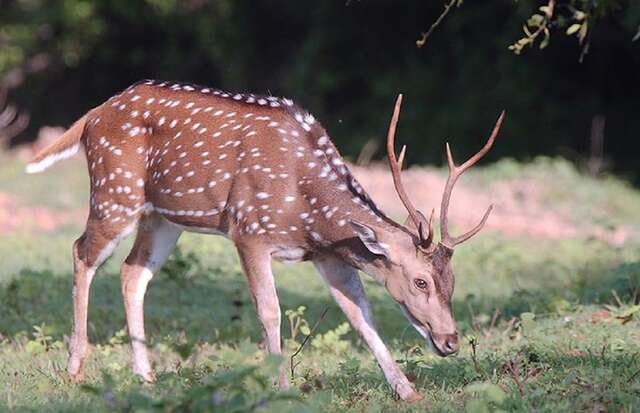
#> input picture imagens/cervo.jpg, 640 x 413 px
$ jupyter execute 013.Feature_Extractor.ipynb   (shell and % lines are left out)
#> lines starting #> are read from the running program, lines starting #| are printed output that depends on the picture
---

# <center>Extratores de Características (SIFT, SURF, HOG)</center>

---

## ⚙️ 1. CONFIGURAÇÕES DE AMBIENTE

### 1.1 Instalação de Pacotes

[cell 1]
# watermark: Exibe informações como versões de pacotes e hardware. Útil para a reproducibilidade.
# !pip install -q -U watermark

# opencv-python: Usada em processamento de imagens e visão computacional.
# !pip install -q -U opencv-python

# opencv-contrib-python: Inclui funcionalidades extras e módulos experimentais para o OpenCV.
# !pip install -q -U opencv-contrib-python

### 1.2 Carga de Pacotes

[cell 2]
# Visão Computacional
import cv2

# Ambiente de Desenvolvimento
import warnings

# Scikit-image
from skimage.feature import hog

# Visualização de dados & Imagens
import matplotlib
from PIL import Image
import imageio.v2 as imageio
import matplotlib.pyplot as plt
from IPython.display import display

# Desabilitando avisos desnecessários
warnings.filterwarnings("ignore")

### 1.3 Configurações de Máquina

[cell 3]
# Imprime configurações da máquina (PC)

### 1.4 Versões dos Pacotes Python

[cell 4]
# Mostrando versões dos pacotes usados

## 🖼️ 2. CARREGANDO E VISUALIZANDO IMAGEM

### 2.1 Carregando Imagem

[cell 5]
# Carregando a imagem com imageio
img_original = imageio.imread("imagens/cervo.jpg")
#> img_original is the input picture: shape (413, 640, 3); mean R, G, B 115, 106.3, 96.6

### 2.2 Visualizando Imagem

[cell 6]
display(Image.open("imagens/cervo.jpg"))

## 🔍 3. Scale-Invariant Feature Transform (SIFT)

<p style="font-family: Arial, sans-serif; font-size: 15px; line-height: 1.5; color: #333; text-align: justify;">O Scale-Invariant Feature Transform (SIFT) é um algoritmo de extrema importância para a Visão Computacional, que permite a detecção e descrição de características locais em imagens. Desenvolvido por David Lowe, o SIFT é amplamente utilizado devido à sua robustez e eficiência, sendo capaz de identificar e isolar características distintas que são invariantes a mudanças de escala e rotação, além de serem resistentes a alterações na iluminação.</p>

### 3.1 Aplicando o SIFT

[cell 7]
def SIFT(img_original):

    # RGB -> Gray Scale
    gray_image = cv2.cvtColor(img_original, cv2.COLOR_RGB2GRAY)
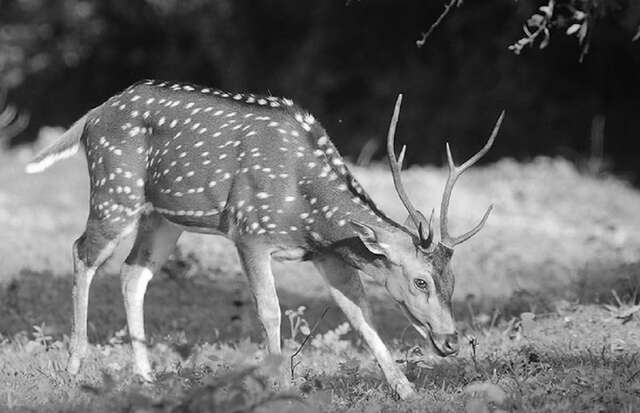
#> gray_image: shape (413, 640); min 0, max 255, mean 107.8

    # Inicializar o SIFT
    sift = cv2.SIFT_create()

    # Detectar keypoints e descriptors
    keypoints, descriptors = sift.detectAndCompute(gray_image, None)
#> keypoints = 2130 keypoints; strongest (x, y, size): (400, 95, 1.9), (262, 102, 3.9), (238, 97, 3.7), (225, 95, 2.2)

    # Criar uma cópia da imagem original para desenhar os keypoints
    img_copy = img_original.copy()

    # Desenhar keypoints na cópia da imagem
    imagem_sift = cv2.drawKeypoints(gray_image, keypoints, img_copy)
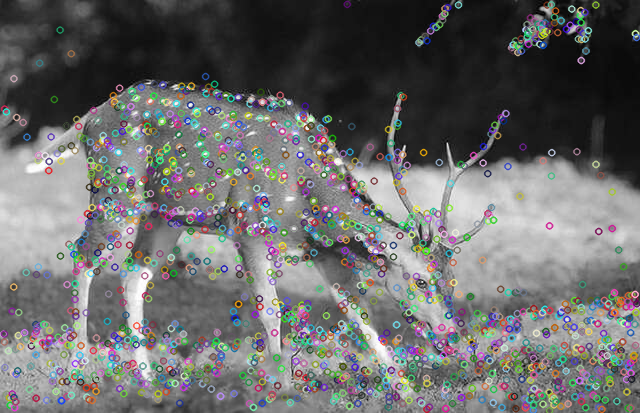
#> imagem_sift: shape (413, 640, 3); mean R, G, B 107.1, 107.5, 107.3

    # Retornando resultado
    return imagem_sift
img_sift = SIFT(img_original)

[cell 8]
def plot_results(img_original, feature_extractor, title="", cmap=None):
    # Configurações do plot
#> called with title = 'Método SIFT'
    plt.figure(figsize=(12, 5))
#> (this line was passed over: IPython is not available in this run)

    # Gráfico I - Imagem Original
    plt.subplot(1, 2, 1)
#> (this line was passed over: IPython is not available in this run)
    plt.imshow(img_original)
#> (this line was passed over: IPython is not available in this run)
    plt.title("Imagem Original")
#> (this line was passed over: IPython is not available in this run)
    plt.axis("off")
#> (this line was passed over: IPython is not available in this run)

    # Gráfico II - Feature Extractor
    plt.subplot(1, 2, 2)
#> (this line was passed over: IPython is not available in this run)
    plt.imshow(feature_extractor, cmap=cmap)
#> (this line was passed over: IPython is not available in this run)

$ run again, with imagens/HOG.png saved as imagens/cervo.jpg
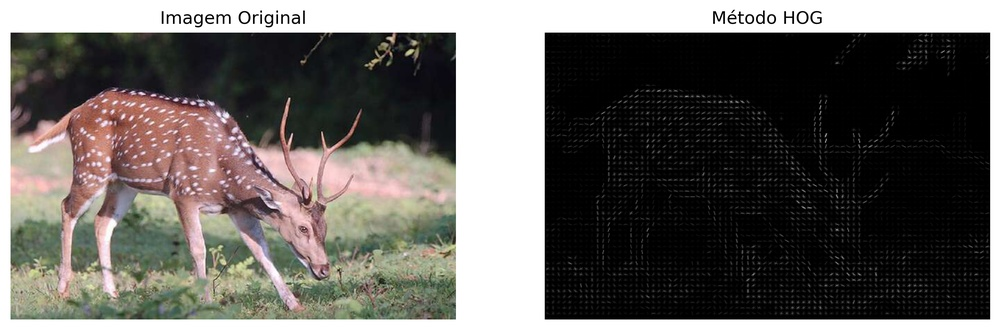
#> input picture imagens/HOG.png, 1000 x 330 px, shrunk from 2849 x 941 before the run
#> img_original is the input picture: shape (330, 1000, 3); mean R, G, B 103.1, 99.7, 96
#> in SIFT, `gray_image = cv2.cvtColor(img_original, cv2.COLOR_RGB2GRAY)`:
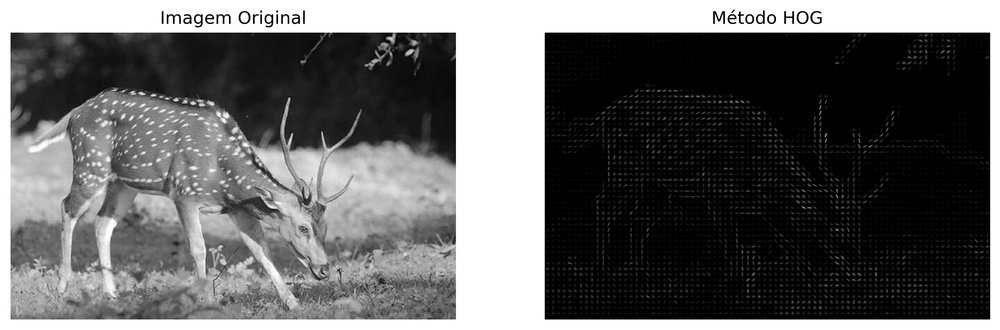
#> gray_image: shape (330, 1000); min 0, max 255, mean 100.3
#> keypoints = 1535 keypoints; strongest (x, y, size): (723, 12, 2.3), (714, 13, 2.3), (272, 16, 1.8), (254, 16, 1.9)
#> in SIFT, `imagem_sift = cv2.drawKeypoints(gray_image, keypoints, img_copy)`:
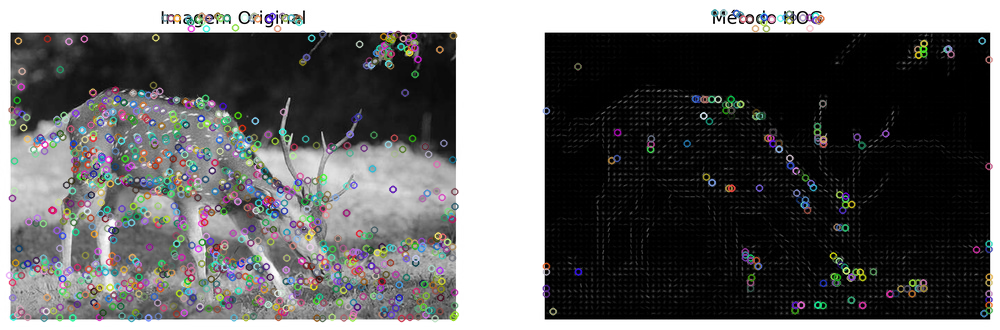
#> imagem_sift: shape (330, 1000, 3); mean R, G, B 100.9, 101.1, 101.1

$ run again, with imagens/SURF.png saved as imagens/cervo.jpg
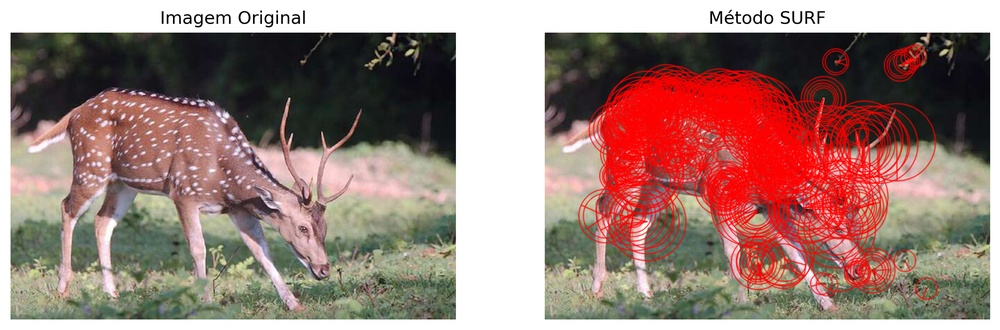
#> input picture imagens/SURF.png, 1000 x 330 px, shrunk from 2849 x 941 before the run
#> img_original is the input picture: shape (330, 1000, 3); mean R, G, B 156.5, 127.8, 120.7
#> in SIFT, `gray_image = cv2.cvtColor(img_original, cv2.COLOR_RGB2GRAY)`:
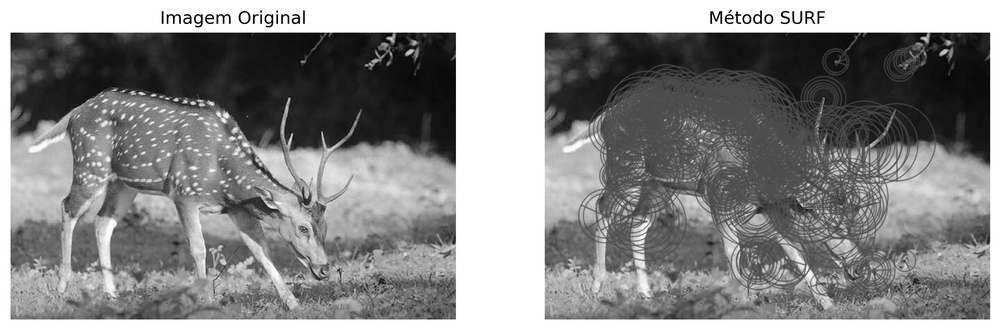
#> gray_image: shape (330, 1000); min 0, max 255, mean 135.6
#> keypoints = 2473 keypoints; strongest (x, y, size): (720, 12, 2.3), (272, 16, 1.8), (712, 13, 2.4), (760, 22, 2)
#> in SIFT, `imagem_sift = cv2.drawKeypoints(gray_image, keypoints, img_copy)`:
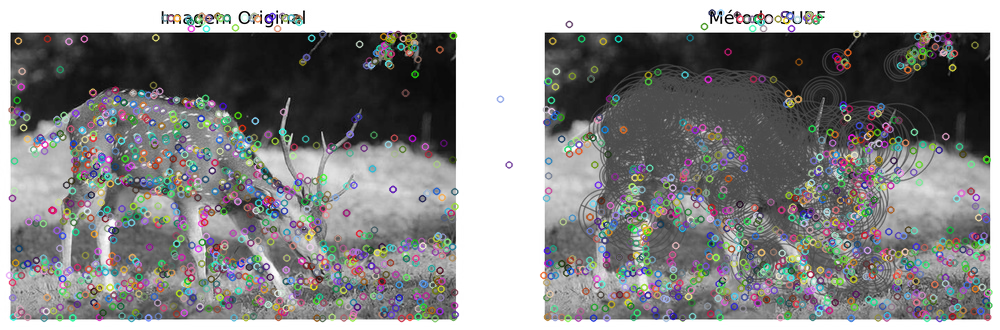
#> imagem_sift: shape (330, 1000, 3); mean R, G, B 135.7, 135.8, 135.9
